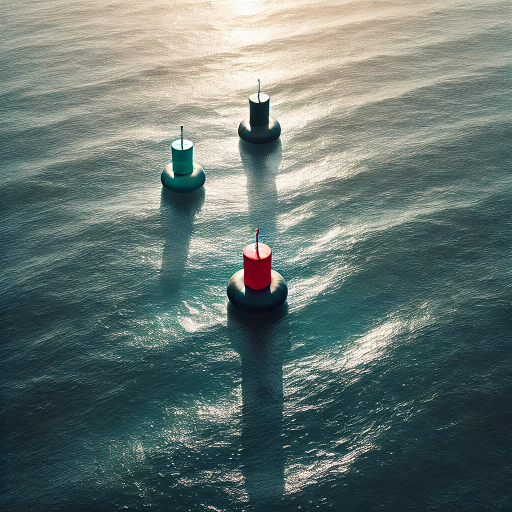
#> input picture test_data/img_3.jpg, 1024 x 1024 px (shown at 1/2 size)
$ python main.py
#> lines starting #> are read from the running program, lines starting #| are printed output that depends on the picture; after the words box and inside, x2 and y2 are one past the last pixel; in counts of white or black regions, pixels touching at a corner belong together
#geliştirmede kullanılan gpt sohbeti:
# https://chatgpt.com/share/679f3c78-41d8-800f-ac18-b41e94617406

import cv2
import numpy as np
import os

# Görüntüyü yükle
fileName="img_3.jpg"
image = cv2.imread("test_data/"+fileName)
#> image is the input picture: shape (1024, 1024, 3); mean B, G, R 111.7, 116.3, 100.9
image = cv2.resize(image, None, fx=0.5, fy=0.5, interpolation=cv2.INTER_LINEAR)
#> image: shape (512, 512, 3)
cv2.imshow("original", image)

if image is None:
    print("Hata: Görüntü yüklenemedi! Dosya yolunu kontrol et.")
    exit()

# Yeşil ve mavi kanalları al
green_channel = image[:, :, 1]  # Yeşil kanal (G)
blue_channel = image[:, :, 0]   # Mavi kanal (B)
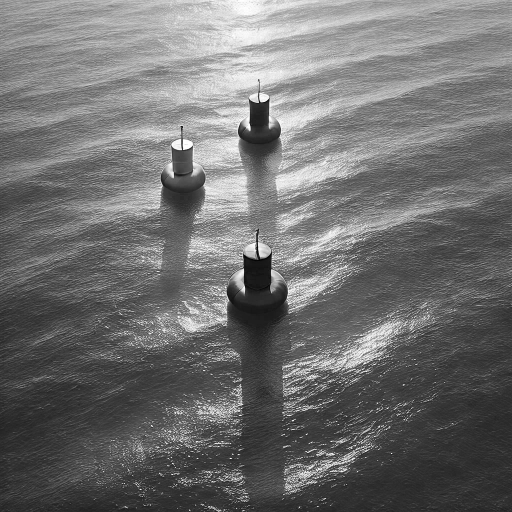
#> blue_channel: shape (512, 512); min 2, max 255, mean 111.8

# Eşikleme faktörleri
greenFact = 150
blueFact = 150

# Yeşil kanal eşikleme işlemi
green_channel[green_channel <= greenFact] = 0
green_channel[green_channel > greenFact] = 255
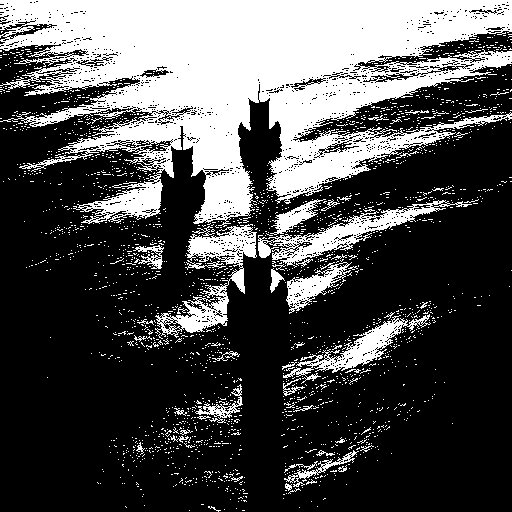
#> green_channel: shape (512, 512); 30.7% white; 2186 white regions (2137 under 20 px), largest, box (x1, y1, x2, y2) and area: (0, 0, 512, 227) 62456, (155, 224, 257, 339) 3389, (258, 200, 472, 268) 3067

# Mavi kanal eşikleme işlemi
blue_channel[blue_channel <= blueFact] = 0
blue_channel[blue_channel > blueFact] = 255
#> blue_channel: shape (512, 512); 24.6% white; 2591 white regions (2524 under 20 px), largest, box (x1, y1, x2, y2) and area: (0, 0, 512, 226) 37484, (259, 69, 487, 204) 8179, (258, 204, 446, 268) 2365

# Güncellenmiş kanalları geri koy
image[:, :, 1] = green_channel
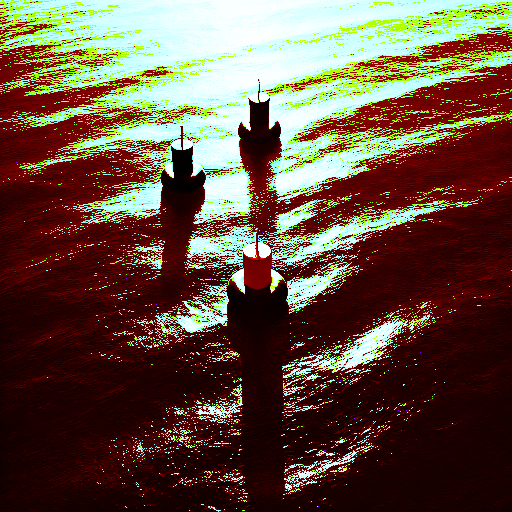
#> image: shape (512, 512, 3); mean B, G, R 62.8, 78.3, 101.1
image[:, :, 0] = blue_channel

# LAB renk uzayına çevir (Kontrast artırma için)
lab = cv2.cvtColor(image, cv2.COLOR_BGR2LAB)
#> lab: shape (512, 512, 3); mean of channels 0, 1, 2 91.6, 137.4, 142

# L kanalını al (aydınlık bilgisi)
l, a, b = cv2.split(lab)
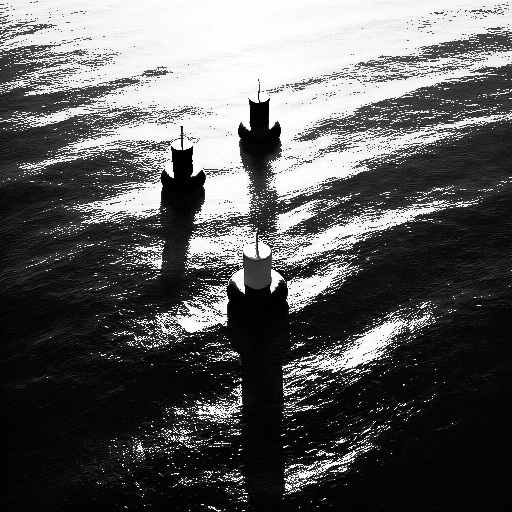
#> l: shape (512, 512); min 0, max 255, mean 91.6
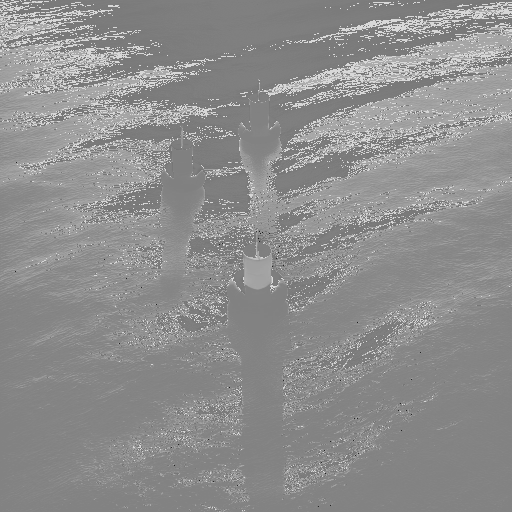
#> b: shape (512, 512); min 23, max 222, mean 142

# CLAHE (Adaptif Histogram Eşitleme) uygula
clahe = cv2.createCLAHE(clipLimit=150.0, tileGridSize=(8, 8)) #belli bir değerden sonra değişimi bırakıyor kafadan yüksek bir değer verdim
l_equalized = clahe.apply(l)
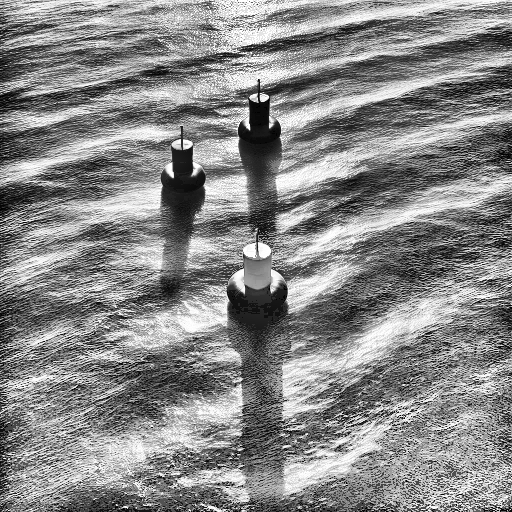
#> l_equalized: shape (512, 512); min 0, max 255, mean 135.9

# Kanalları tekrar birleştir
lab_equalized = cv2.merge((l_equalized, a, b))
#> lab_equalized: shape (512, 512, 3); mean of channels 0, 1, 2 135.9, 137.4, 142

# BGR uzayına geri çevir
image_enhanced = cv2.cvtColor(lab_equalized, cv2.COLOR_LAB2BGR)
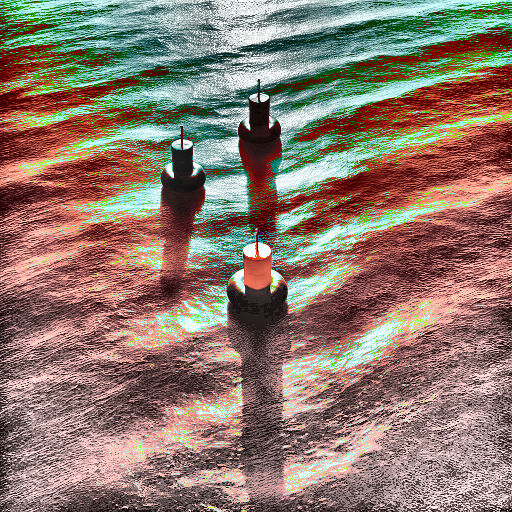
#> image_enhanced: shape (512, 512, 3); mean B, G, R 109.2, 121, 141.8

# **Sonucu Kaydetme**
output_folder = "test_result"
os.makedirs(output_folder, exist_ok=True)  # Klasör yoksa oluştur

output_path = os.path.join(output_folder, fileName)
cv2.imwrite(output_path, image_enhanced)

print(f"Sonuç başarıyla '{output_path}' olarak kaydedildi!")

# Sonucu göster
cv2.imshow("filtered", image_enhanced)
cv2.waitKey(0)
cv2.destroyAllWindows()

$ run again, with test_data/img_1.jpg copied over test_data/img_3.jpg
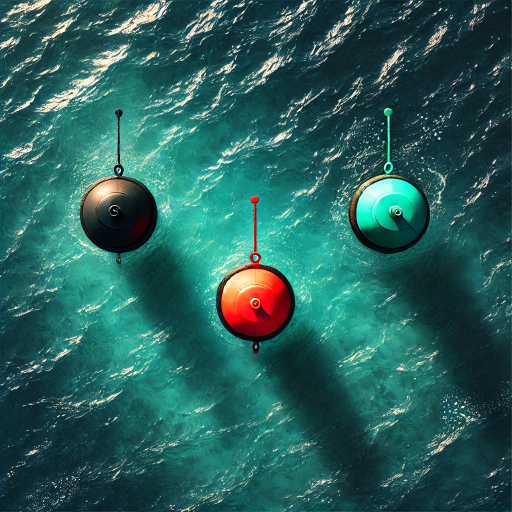
#> input picture test_data/img_1.jpg, 1024 x 1024 px (shown at 1/2 size)
#> image is the input picture: shape (1024, 1024, 3); mean B, G, R 91.4, 96, 39.7
#> `green_channel[green_channel > greenFact] = 255`:
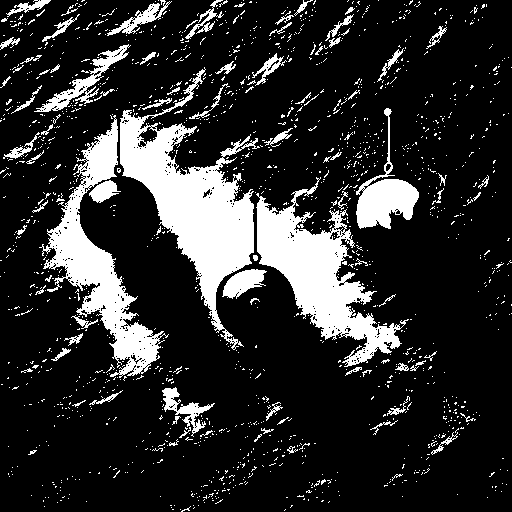
#> green_channel: shape (512, 512); 17.6% white; 1536 white regions (1446 under 20 px), largest, box (x1, y1, x2, y2) and area: (120, 67, 260, 350) 12497, (256, 177, 409, 367) 9652, (39, 115, 169, 378) 8356
#> lab: shape (512, 512, 3); mean of channels 0, 1, 2 47.6, 127.7, 135.9
#> lab_equalized: shape (512, 512, 3); mean of channels 0, 1, 2 147.3, 127.7, 135.9
#> `image_enhanced = cv2.cvtColor(lab_equalized, cv2.COLOR_LAB2BGR)`:
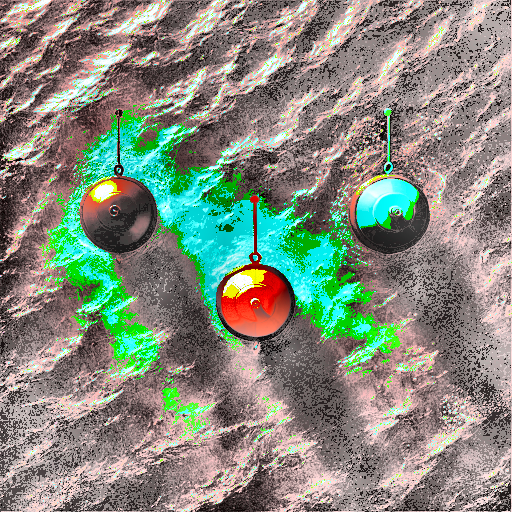
#> image_enhanced: shape (512, 512, 3); mean B, G, R 125.7, 139.1, 132.4

$ run again, with test_data/img_2.jpg copied over test_data/img_3.jpg
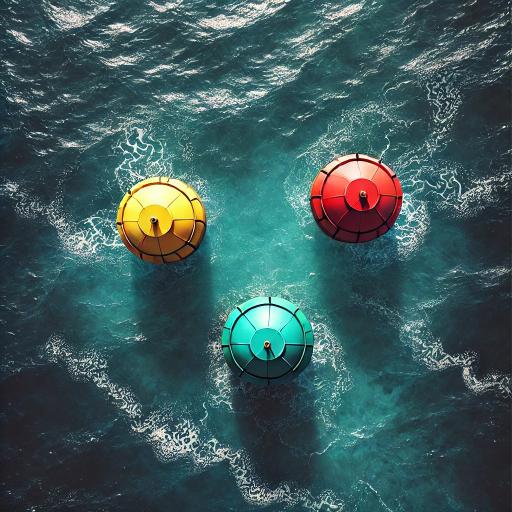
#> input picture test_data/img_2.jpg, 1024 x 1024 px (shown at 1/2 size)
#> image is the input picture: shape (1024, 1024, 3); mean B, G, R 91.2, 89.8, 60.5
#> `green_channel[green_channel > greenFact] = 255`:
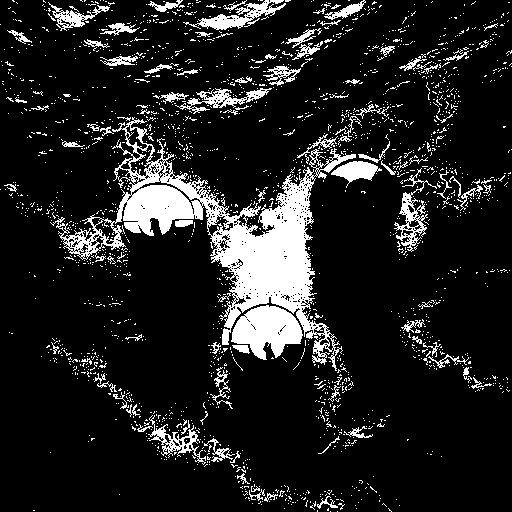
#> green_channel: shape (512, 512); 13% white; 2066 white regions (1967 under 20 px), largest, box (x1, y1, x2, y2) and area: (50, 117, 356, 371) 15809, (231, 305, 303, 360) 2475, (183, 0, 286, 30) 979
#> lab: shape (512, 512, 3); mean of channels 0, 1, 2 45.2, 141.4, 136.7
#> lab_equalized: shape (512, 512, 3); mean of channels 0, 1, 2 140, 141.4, 136.7
#> `image_enhanced = cv2.cvtColor(lab_equalized, cv2.COLOR_LAB2BGR)`:
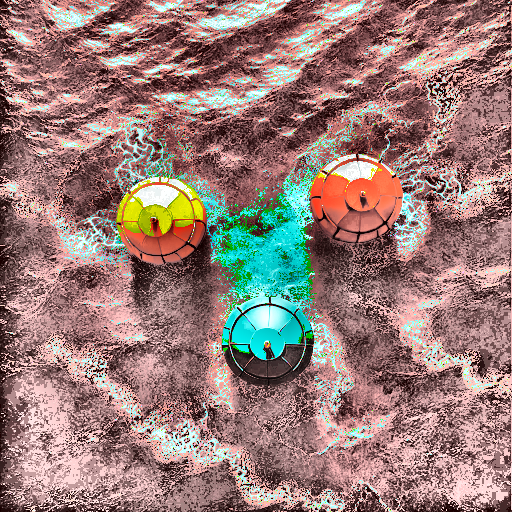
#> image_enhanced: shape (512, 512, 3); mean B, G, R 119.2, 124.4, 151.9
